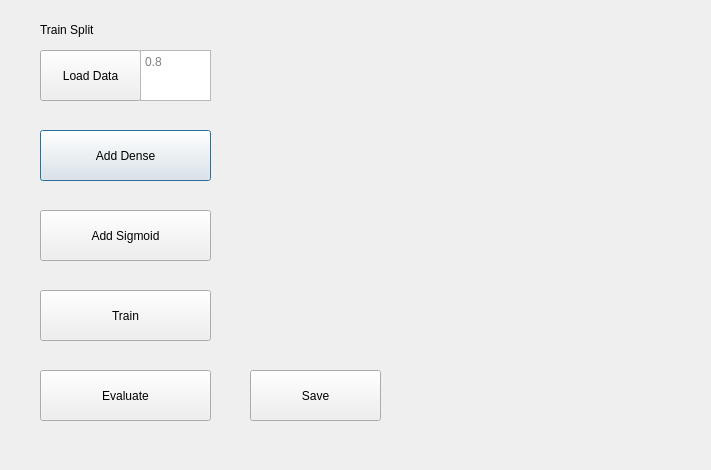
<?xml version="1.0" encoding="UTF-8"?>
<ui version="4.0">
 <class>TrainModel</class>
 <widget class="QDialog" name="TrainModel">
  <property name="geometry">
   <rect>
    <x>0</x>
    <y>0</y>
    <width>711</width>
    <height>470</height>
   </rect>
  </property>
  <property name="windowTitle">
   <string>Dialog</string>
  </property>
  <widget class="QPushButton" name="pushButton">
   <property name="geometry">
    <rect>
     <x>40</x>
     <y>130</y>
     <width>171</width>
     <height>51</height>
    </rect>
   </property>
   <property name="text">
    <string>Add Dense</string>
   </property>
  </widget>
  <widget class="QPushButton" name="pushButton_2">
   <property name="geometry">
    <rect>
     <x>40</x>
     <y>210</y>
     <width>171</width>
     <height>51</height>
    </rect>
   </property>
   <property name="text">
    <string>Add Sigmoid</string>
   </property>
  </widget>
  <widget class="QPushButton" name="pushButton_3">
   <property name="geometry">
    <rect>
     <x>40</x>
     <y>50</y>
     <width>101</width>
     <height>51</height>
    </rect>
   </property>
   <property name="text">
    <string>Load Data</string>
   </property>
  </widget>
  <widget class="QPushButton" name="pushButton_4">
   <property name="geometry">
    <rect>
     <x>40</x>
     <y>290</y>
     <width>171</width>
     <height>51</height>
    </rect>
   </property>
   <property name="text">
    <string>Train</string>
   </property>
  </widget>
  <widget class="QPushButton" name="pushButton_5">
   <property name="geometry">
    <rect>
     <x>40</x>
     <y>370</y>
     <width>171</width>
     <height>51</height>
    </rect>
   </property>
   <property name="text">
    <string>Evaluate</string>
   </property>
  </widget>
  <widget class="QPushButton" name="pushButton_6">
   <property name="geometry">
    <rect>
     <x>250</x>
     <y>370</y>
     <width>131</width>
     <height>51</height>
    </rect>
   </property>
   <property name="text">
    <string>Save</string>
   </property>
  </widget>
  <widget class="QTextEdit" name="textEdit">
   <property name="geometry">
    <rect>
     <x>140</x>
     <y>50</y>
     <width>71</width>
     <height>51</height>
    </rect>
   </property>
   <property name="inputMethodHints">
    <set>Qt::ImhNone</set>
   </property>
   <property name="placeholderText">
    <string>0.8</string>
   </property>
  </widget>
  <widget class="QLabel" name="label">
   <property name="geometry">
    <rect>
     <x>40</x>
     <y>20</y>
     <width>91</width>
     <height>20</height>
    </rect>
   </property>
   <property name="text">
    <string>Train Split</string>
   </property>
  </widget>
 </widget>
 <resources/>
 <connections/>
</ui>
